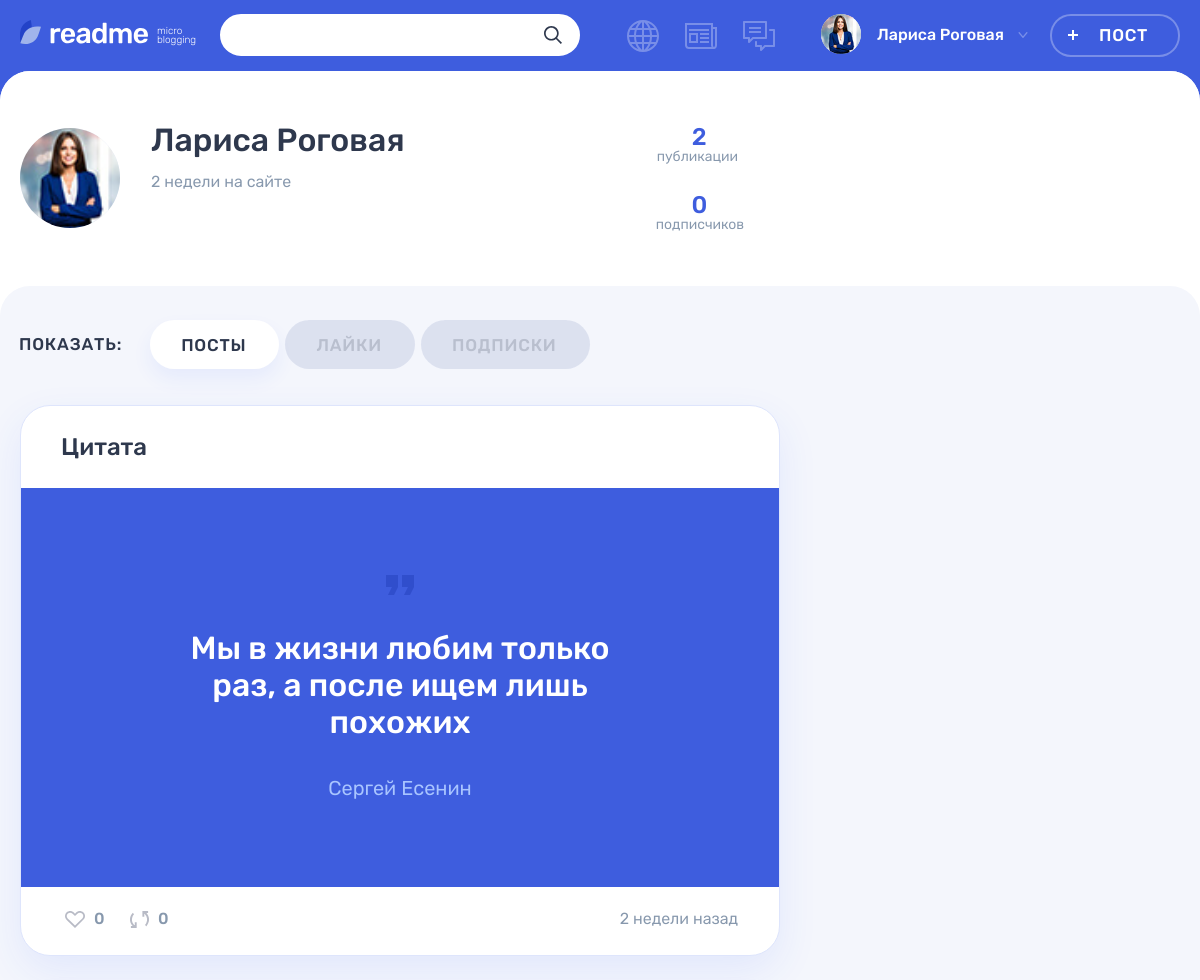
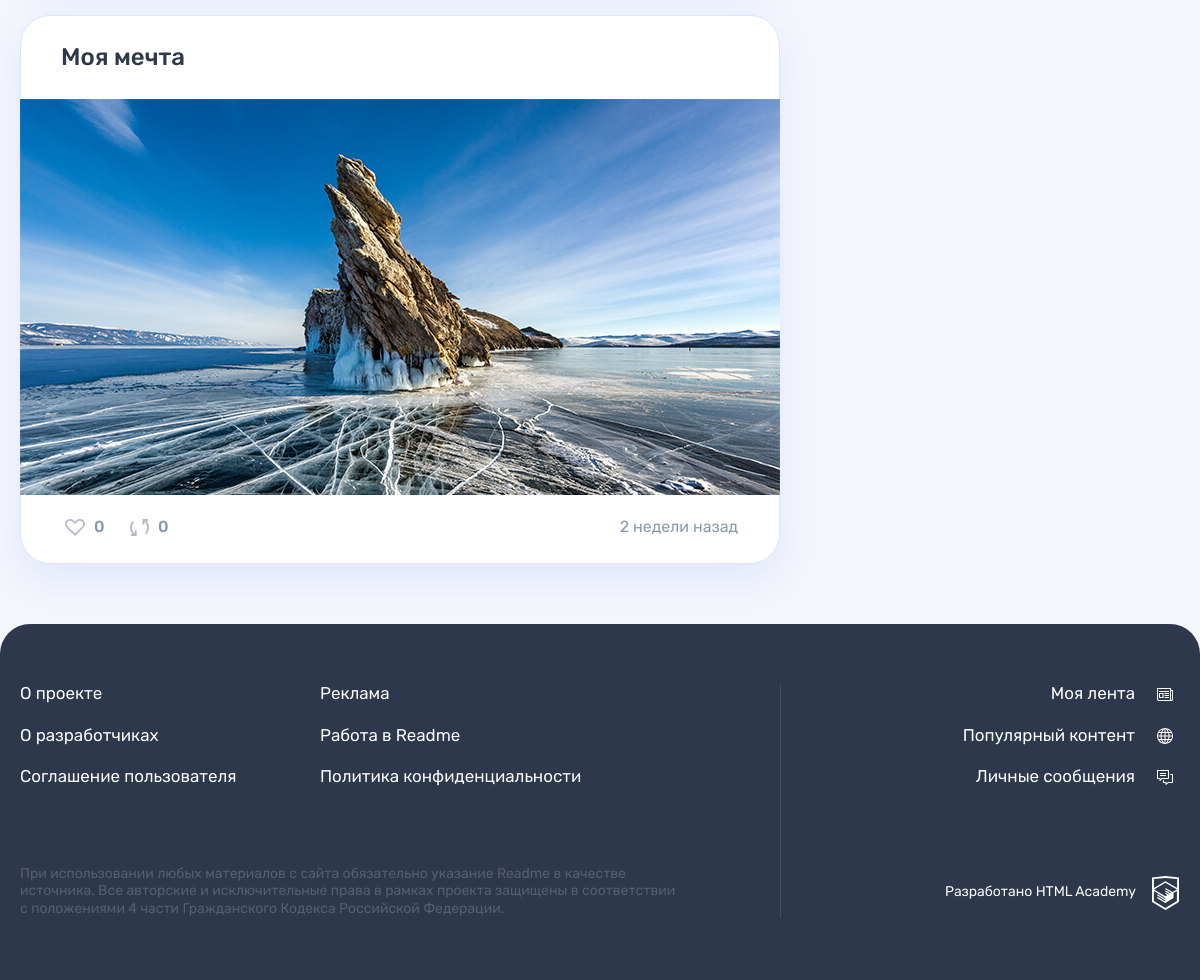
The app's page /profile.php?id=1&tab=posts (signed in) with its own data (2 pictures, top to bottom).
### tables this page shows
CREATE TABLE user (
	id INT UNSIGNED AUTO_INCREMENT PRIMARY KEY,
	dt_add TIMESTAMP NOT NULL DEFAULT CURRENT_TIMESTAMP(),
	email VARCHAR(128) NOT NULL,
	login VARCHAR(128) NOT NULL,
	password CHAR(64) NOT NULL,
	avatar_path VARCHAR(128),
	UNIQUE INDEX email(email)
);

CREATE TABLE post (
	id INT UNSIGNED AUTO_INCREMENT PRIMARY KEY,
	dt_add TIMESTAMP NOT NULL DEFAULT CURRENT_TIMESTAMP(),
	title VARCHAR(128) NOT NULL,
	text_content TEXT,
	quote_author VARCHAR(128),
	image_path VARCHAR(128),
	video_path VARCHAR(128),
	link VARCHAR(128),
	show_count INT UNSIGNED NOT NULL DEFAULT 0,
	author_id INT UNSIGNED NOT NULL,
	is_repost BOOLEAN NOT NULL DEFAULT 0,
	origin_post_id INT UNSIGNED,
	content_type_id INT UNSIGNED NOT NULL,
	FOREIGN KEY (author_id) REFERENCES user(id),
	FOREIGN KEY (origin_post_id) REFERENCES post(id),
	FOREIGN KEY (content_type_id) REFERENCES content_type(id),
	FULLTEXT INDEX post_ft_search(title, text_content)
);

### helpers.php (called while the page is built, shortened)
<?php
function get_noun_plural_form(int $number, string $one, string $two, string $many): string
{
    $number = (int)$number;
    $mod10 = $number % 10;
    $mod100 = $number % 100;
    switch (true) {
        case ($mod10 >= 2 && $mod10 <= 4):
            return $two;
        default:
            return $many;
    }
}
function include_template($name, array $data = [])
{
    $name = 'templates/' . $name;
    extract($data);
    require $name;
    $result = ob_get_clean();
    return $result;
}

### db-functions.php (called while the page is built, shortened)
<?php
function get_mysqli_result(mysqli $con, string $sql, string $result_type = 'all') {
    if (!$result = mysqli_query($con, $sql)) {
        update_errors_log($con, $sql, 'mysql_errors.txt');
        http_response_code(500);
        exit;
    } elseif ($result_type === 'all') {
        $result = mysqli_fetch_all($result, MYSQLI_ASSOC);
    } elseif ($result_type === 'assoc') {
        $result = mysqli_fetch_assoc($result);
    }
    return $result;
}
function is_user_valid(mysqli $con, int $user_id) : bool {
    $sql = "SELECT id FROM user WHERE id = $user_id";
    $result = get_mysqli_result($con, $sql, false);
    return boolval(mysqli_num_rows($result));
}
function validate_user(mysqli $con, int $user_id) : int {
    if (!is_user_valid($con, $user_id)) {
        http_response_code(404);
        exit;
    }
    return $user_id;
}
function get_post_comments(mysqli $con, int $post_id) : array {
    $comments = filter_input(INPUT_GET, 'comments');
    $limit = !$comments || $comments !== 'all' ? ' LIMIT 2' : '';
    $sql = "SELECT
        c.id, c.dt_add, c.content, c.author_id, c.post_id,
        u.login, u.avatar_path
        FROM comment c
        INNER JOIN user u ON u.id = c.author_id
        WHERE post_id = $post_id
        ORDER BY c.dt_add DESC{$limit}";
    $comments = get_mysqli_result($con, $sql);
    return $comments;
}
function get_post_hashtags(mysqli $con, int $post_id) : array {
    $sql = "SELECT h.name
        FROM hashtag h
        INNER JOIN post_hashtag ph ON ph.hashtag_id = h.id
        INNER JOIN post p ON p.id = ph.post_id
        WHERE p.id = $post_id";
    $hashtags = get_mysqli_result($con, $sql);
    return $hashtags;
}

### functions.php (called while the page is built, shortened)
<?php
function esc(string $str) : string {
    $text = htmlspecialchars($str);
    return $text;
}
function get_post_fields(string $prefix, string $mode = 'select') : string {
    $post_fields = [
        'select' => [
            'id',
            'dt_add',
            'title',
            'text_content',
            'quote_author',
            'image_path',
            'video_path',
            'link',
            'show_count',
            'author_id',
            'is_repost',
            'origin_post_id',
            'content_type_id'
        ],
        'insert' => [
            'title',
            'text_content',
            'quote_author',
            'image_path',
            'video_path',
            'link',
            'author_id',
            'is_repost',
            'origin_post_id',
            'content_type_id'
        ]
    ];
    array_walk($post_fields[$mode], 'add_prefix', $prefix);
    return implode(', ', $post_fields[$mode]);
}
function get_relative_time(string $date) : string {
    $ts_diff = time() - strtotime($date);
    if ($ts_diff < 60) {
        $relative_time = "$ts_diff " . get_noun_plural_form($ts_diff, 'секунда', 'секунды', 'секунд');
    } elseif ($ts_diff < 3600) {
        $minutes = floor($ts_diff / 60);
        $relative_time = "$minutes " . get_noun_plural_form($minutes, 'минута', 'минуты', 'минут');
    } elseif ($ts_diff < 86400) {
        $hours = floor($ts_diff / 3600);
        $relative_time = "$hours " . get_noun_plural_form($hours, 'час', 'часа', 'часов');
    } elseif ($ts_diff < 604800) {
        $days = floor($ts_diff / 86400);
        $relative_time = "$days " . get_noun_plural_form($days, 'день', 'дня', 'дней');
    } elseif ($ts_diff < 3024000) {
        $weeks = floor($ts_diff / 604800);
        $relative_time = "$weeks " . get_noun_plural_form($weeks, 'неделя', 'недели', 'недель');
    } elseif ($ts_diff >= 3024000) {
        $dt_diff = date_diff(date_create($date), date_create('now'));
        $months = date_interval_format($dt_diff, '%m');
        $relative_time = "$months " . get_noun_plural_form($months, 'месяц', 'месяца', 'месяцев');
    }
    return $relative_time;
}
function get_datetime_value(string $date) : string {
    if ($ts = strtotime($date)) {
        $datetime = date('Y-m-d H:i', $ts);
        $datetime = str_replace(' ', 'T', $datetime);
    }
    return $datetime ?? '';
}

### templates/profile.php (the view, shortened to what this page needs)
<div class="profile profile--default">
    <div class="profile__user-wrapper">
        <div class="profile__user user container">
            <div class="profile__user-info user__info">
                <div class="profile__avatar user__avatar">
                    <?php if (!empty($user['avatar_path'])): ?>
                        <img style="width: 100px; height: 100px; object-fit: cover;"
                            class="profile__picture user__picture" src="uploads/<?= esc($user['avatar_path']) ?>" width="100" height="100" alt="Аватар пользователя">
                    <?php endif; ?>
                </div>
                <div class="profile__name-wrapper user__name-wrapper">
                    <span class="profile__name user__name"><?= esc($user['login']) ?></span>
                    <time class="profile__user-time user__time" datetime="<?= get_datetime_value($user['dt_add']) ?>"><?= get_relative_time($user['dt_add']) ?> на сайте</time>
                </div>
            </div>
            <div class="profile__rating user__rating">
                <p class="profile__rating-item user__rating-item user__rating-item--publications">
                    <?php $publications = get_noun_plural_form($user['publication_count'], ' публикация', ' публикации', ' публикаций'); ?>
                    <span class="user__rating-amount"><?= esc($user['publication_count']) ?></span>
                    <span class="profile__rating-text user__rating-text"><?= $publications ?></span>
                </p>
                <p class="profile__rating-item user__rating-item user__rating-item--subscribers">
                    <?php $subscribers = get_noun_plural_form($user['subscriber_count'], ' подписчик', ' подписчика', ' подписчиков'); ?>
                    <span class="user__rating-amount"><?= esc($user['subscriber_count']) ?></span>
                    <span class="profile__rating-text user__rating-text"><?= $subscribers ?></span>
                </p>
            </div>
        </div>
    </div>
    <div class="profile__tabs-wrapper tabs">
        <div class="container">
            <div class="profile__tabs filters">
                <b class="profile__tabs-caption filters__caption">Показать:</b>
                <ul class="profile__tabs-list filters__list tabs__list">
                    <li class="profile__tabs-item filters__item">
                        <?php $user_id = esc($user['id']); ?>
                        <?php $classname = isset($_GET['tab']) && $_GET['tab'] === 'posts' ? ' filters__button--active tabs__item--active' : ''; ?>
                        <?php $url = isset($_GET['tab']) && $_GET['tab'] === 'posts' ? '#' : "/profile.php?id={$user_id}&tab=posts"; ?>
                        <a class="profile__tabs-link filters__button tabs__item button<?= $classname ?>" href="<?= $url ?>">Посты</a>
                    </li>
                    <li class="profile__tabs-item filters__item">
                        <?php $classname = isset($_GET['tab']) && $_GET['tab'] === 'likes' ? ' filters__button--active tabs__item--active' : ''; ?>
                        <?php $url = isset($_GET['tab']) && $_GET['tab'] === 'likes' ? '#' : "/profile.php?id={$user_id}&tab=likes"; ?>
                        <a class="profile__tabs-link filters__button tabs__item button<?= $classname ?>" href="<?= $url ?>">Лайки</a>
                    </li>
                    <li class="profile__tabs-item filters__item">
                        <?php $classname = isset($_GET['tab']) && $_GET['tab'] === 'subscriptions' ? ' filters__button--active tabs__item--active' : ''; ?>
                        <?php $url = isset($_GET['tab']) && $_GET['tab'] === 'subscriptions' ? '#' : "/profile.php?id={$user_id}&tab=subscriptions"; ?>
                        <a class="profile__tabs-link filters__button tabs__item button<?= $classname ?>" href="<?= $url ?>">Подписки</a>
                    </li>
                </ul>
            </div>
            <div class="profile__tab-content">
                <section class="profile__posts tabs__content<?php if (isset($_GET['tab']) && $_GET['tab'] === 'posts'): ?> tabs__content--active<?php endif; ?>">
                    <?php foreach ($posts as $post): ?>
                        <article id="article-<?= esc($post['id']) ?>" class="profile__post post post-<?= esc($post['class_name']) ?>">
                            <header class="post__header">
                                <?php $style = $post['class_name'] === 'text' ? 'padding: 29px 40px 26px;' : ''; ?>
                                <h2 style="<?= $style . ($post['is_repost'] ? ' padding-top: 4px;' : '') ?>"><a href="/post.php?id=<?= esc($post['id']) ?>"><?= esc($post['title']) ?></a></h2>
                            </header>
                            <?php $style = !$post['is_repost'] && !$post['comments'] ? ($post['hashtags'] ? 'min-height: 67px;' : 'min-height: 110px;') : ''; ?>
                            <div style="<?= $style ?>" class="post__main">
                                <?php $post['display_mode'] = 'feed'; ?>
                                <?php if ($post['class_name'] === 'quote'): ?>
                                    <?= include_template('inc/post-quote.php', ['post' => $post]) ?>
                                <?php elseif ($post['class_name'] === 'link'): ?>
                                    <?= include_template('inc/post-link.php', ['post' => $post]) ?>
                                <?php elseif ($post['class_name'] === 'photo'): ?>
                                    <?= include_template('inc/post-photo.php', ['post' => $post]) ?>
                                <?php elseif ($post['class_name'] === 'video'): ?>
                                    <?= include_template('inc/post-video.php', ['post' => $post]) ?>
                                <?php elseif ($post['class_name'] === 'text'): ?>
                                    <?php $post['style'] = 'margin-top: 0;'; ?>
                                    <?= include_template('inc/post-text.php', ['post' => $post]) ?>
                                <?php endif; ?>
                            </div>
                            <footer class="post__footer">
                                <div class="post__indicators">
                                    <div class="post__buttons">
                                        <?php $classname = $post['is_like'] ? ' post__indicator--likes-active' : ''; ?>
                                        <a class="post__indicator post__indicator--likes<?= $classname ?> button" href="/like.php?id=<?= esc($post['id']) ?>" title="Лайк">
                                            <svg class="post__indicator-icon" width="20" height="17">
                                                <use xlink:href="#icon-heart"></use>
                                            </svg>
                                            <span><?= esc($post['like_count']) ?></span>
                                        </a>
                                        <a class="post__indicator post__indicator--repost button" href="/repost.php?id=<?= esc($post['id']) ?>" title="Репост">
                                            <svg class="post__indicator-icon" width="19" height="17">
                                                <use xlink:href="#icon-repost"></use>
                                            </svg>
                                            <span><?= esc($post['repost_count']) ?></span>
                                        </a>
                                    </div>
                                    <time class="post__time" datetime="<?= get_datetime_value($post['dt_add']) ?>"><?= get_relative_time($post['dt_add']) ?> назад</time>
                                </div>
                            </footer>
                        </article>
                    <?php endforeach; ?>
                </section>
            </div>
        </div>
    </div>
</div>

### templates/inc/post-quote.php
<blockquote>
    <p><?= nl2br(esc($post['text_content']), false) ?></p>
    <cite><?= esc($post['quote_author']) ?></cite>
</blockquote>

### templates/inc/post-photo.php (shortened to what this page needs)
<?php if (isset($post['display_mode']) && $post['display_mode'] === 'details'): ?>
    <div class="post-photo__image-wrapper">
        <?php $style = 'width: 760px; height: 507px; object-fit: cover; object-position: top;'; ?>
        <img style="<?= $style ?>" src="uploads/<?= esc($post['image_path']) ?>" alt="Фото от пользователя" width="760" height="507">
    </div>
<?php elseif (isset($post['display_mode']) && $post['display_mode'] === 'feed'): ?>
    <div class="post-photo__image-wrapper">
        <?php $style = 'width: 760px; height: 396px; object-fit: cover; object-position: top;'; ?>
        <img style="<?= $style ?>" src="uploads/<?= esc($post['image_path']) ?>" alt="Фото от пользователя" width="760" height="396">
    </div>
<?php endif; ?>

### records on screen
user: avatar_path (picture), login "Лариса Роговая", dt_add "2 недели"
post: title "Цитата", text_content "Мы в жизни любим только раз, а после ищем лишь похожих", quote_author "Сергей Есенин", like_count "0", repost_count "0", dt_add "2 недели"
post: title "Моя мечта", image_path (placeholder picture), like_count "0", repost_count "0", dt_add "2 недели"

### other values on screen
$_SESSION['user']['login'] "Лариса Роговая"
$user['publication_count'] "2"
$publications "публикации"
$user['subscriber_count'] "0"
$subscribers "подписчиков"
